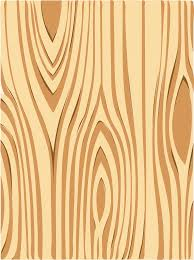
%> input picture 2.jpg, 194 x 260 px
$ octave contrast.m   (GNU Octave 9; MATLAB toolbox functions it lacks are replaced by stand-ins)
%> lines starting %> are read from the running program, lines starting %| are printed output that depends on the picture
im = imread('2.jpg')
%> im is the input picture: size 260x194x3 uint8; mean R, G, B 233, 192.9, 135.4
a=rgb2gray(im);
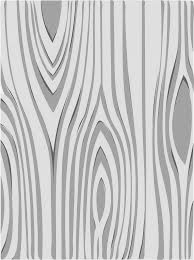
%> a: size 260x194 uint8; min 70, max 251, mean 198.3
a_in=imadjust(a,[0.5 0.7],[]);
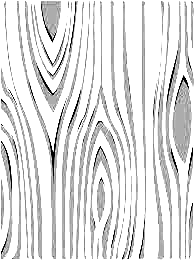
%> a_in: size 260x194 uint8; min 0, max 255, mean 223.6
a_de=imadjust(a,[],[0.6 0.8]);
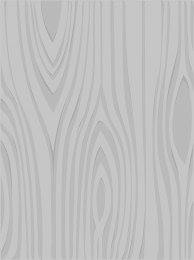
%> a_de: size 260x194 uint8; min 167, max 203, mean 192.7


subplot(3,3,1),imshow(a),title('Source image')
subplot(3,3,3),imhist(a),title('Source image histogram')
subplot(3,3,4),imshow(a_in),title('Contrast incresing image')
subplot(3,3,6),imhist(a_in),title('Contrast incresing image histogram')
subplot(3,3,7),imshow(a_de),title('Contrast decresing image')
subplot(3,3,9),imhist(a_de),title('Contrast deresing image histogram')
%> after `title('Contrast deresing image histogram')`:
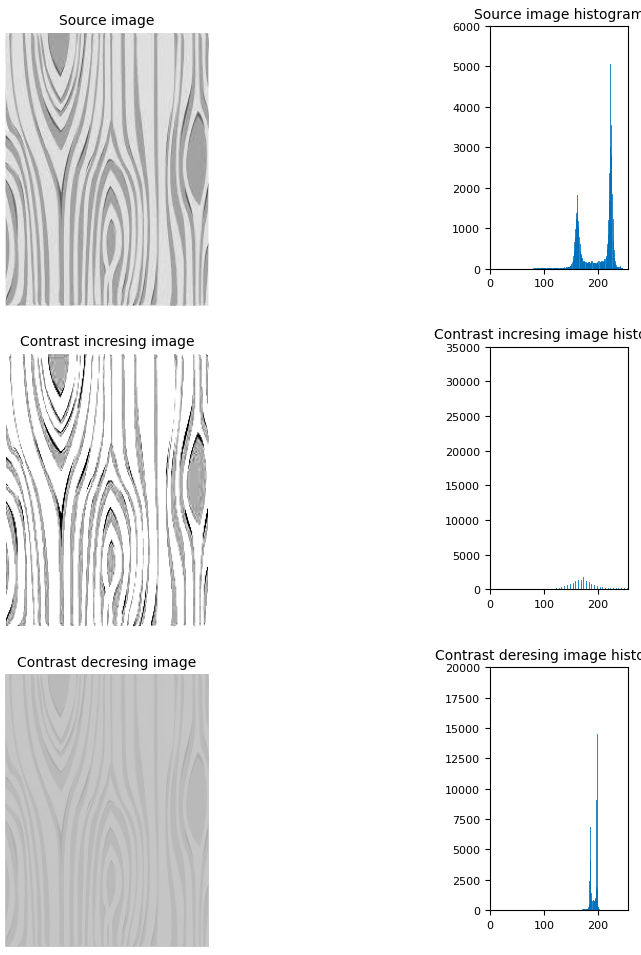
%> figure redrawn from the program's plot data, 6 panels

$ run again, with 10.jpg copied over 2.jpg
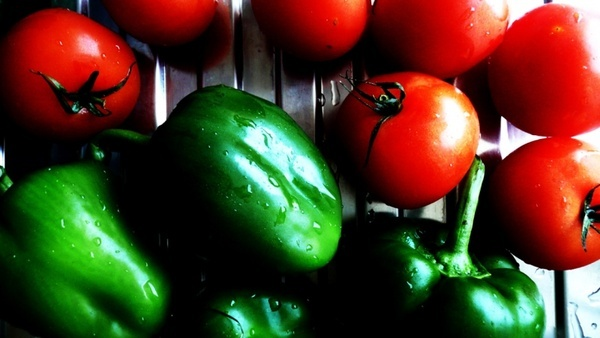
%> input picture 10.jpg, 600 x 338 px
%> im is the input picture: size 338x600x3 uint8; mean R, G, B 79.1, 57.8, 33.3
%> `a_in=imadjust(a,[0.5 0.7],[]);`:
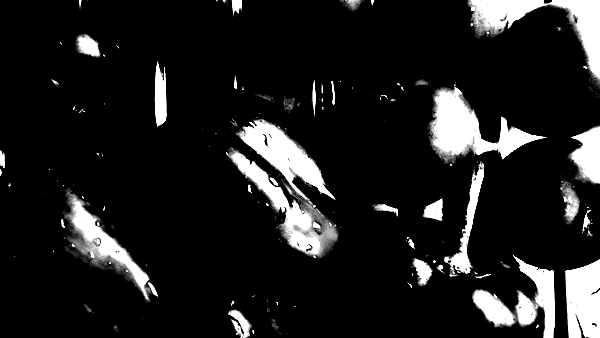
%> a_in: size 338x600 uint8; min 0, max 255, mean 31.3
%> `a_de=imadjust(a,[],[0.6 0.8]);`:
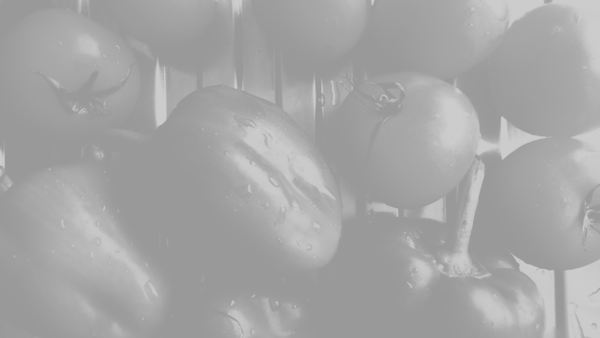
%> a_de: size 338x600 uint8; min 153, max 204, mean 165.3

$ run again, with 11.jpg copied over 2.jpg
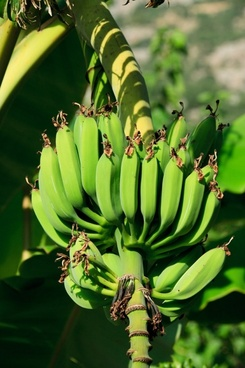
%> input picture 11.jpg, 245 x 368 px
%> im is the input picture: size 368x245x3 uint8; mean R, G, B 79.7, 106.9, 42.6
%> `a_in=imadjust(a,[0.5 0.7],[]);`:
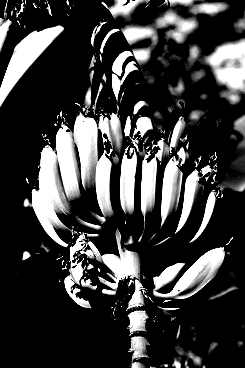
%> a_in: size 368x245 uint8; min 0, max 255, mean 60.7
%> `a_de=imadjust(a,[],[0.6 0.8]);`:
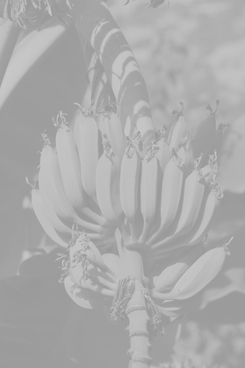
%> a_de: size 368x245 uint8; min 153, max 203, mean 171.3
